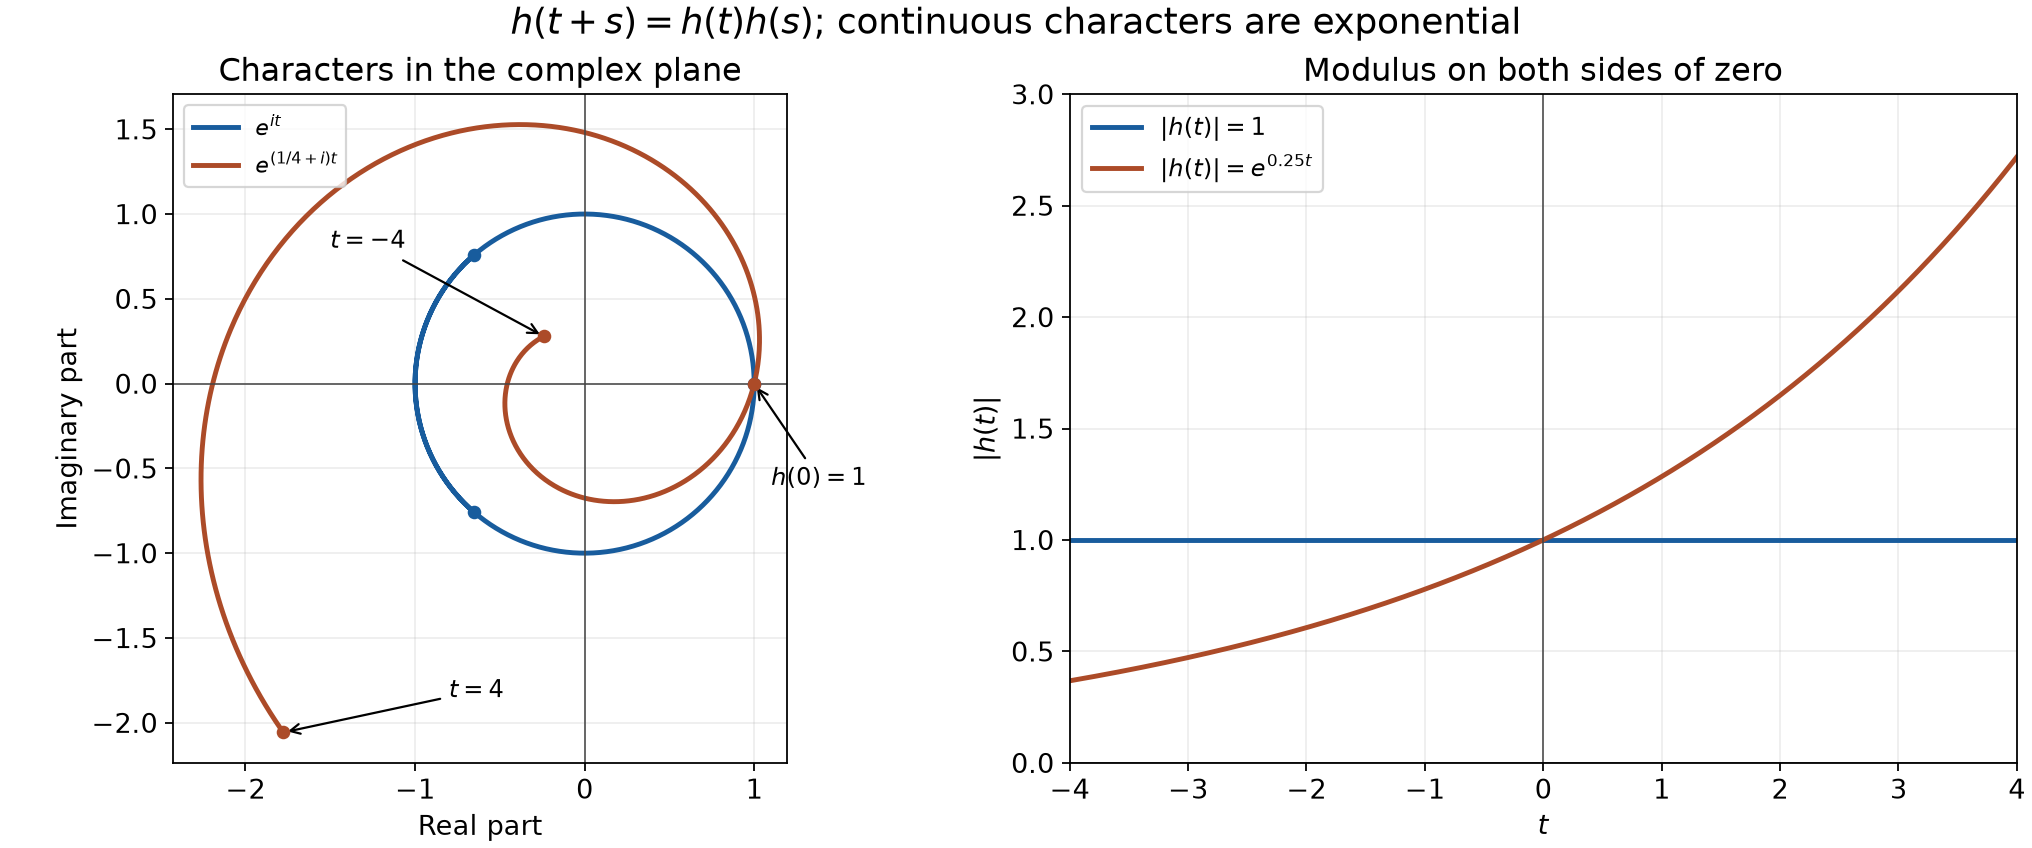

Python code for this plot:
"""Exponential characters and exact modulus, CC0.
GPT-6 Astra (OpenAI). AN01-U040 Theorem 0.2 and Solution 9.
"""
from pathlib import Path
import numpy as np
import matplotlib
matplotlib.use('Agg')
import matplotlib.pyplot as plt
out=Path(__file__).resolve().parent
if out.name=='work':out=out/'advanced-U184-20261020/new'
out.mkdir(parents=True,exist_ok=True)
plt.rcParams.update({'font.size':12,'svg.hashsalt':'AN01-exponential-character-growth'})
fig,axes=plt.subplots(1,2,figsize=(12.7,5.3),layout='constrained')
t=np.linspace(-4,4,801)
for a,col,lab in [(0,'#185c9d',r'$e^{it}$'),(.25,'#ac4b28',r'$e^{(1/4+i)t}$')]:
    z=np.exp((a+1j)*t)
    axes[0].plot(z.real,z.imag,lw=2.2,color=col,label=lab)
    axes[1].plot(t,np.exp(a*t),lw=2.2,color=col,label=rf'$|h(t)|=e^{{{a:g}t}}$' if a else r'$|h(t)|=1$')
    for v in [-4,0,4]:
        w=np.exp((a+1j)*v)
        axes[0].scatter([w.real],[w.imag],color=col,s=26,zorder=4)
axes[0].annotate(r'$t=-4$',xy=(np.exp(-1-4j).real,np.exp(-1-4j).imag),xytext=(-1.5,.8),arrowprops={'arrowstyle':'->'},fontsize=11)
axes[0].annotate(r'$t=4$',xy=(np.exp(1+4j).real,np.exp(1+4j).imag),xytext=(-.8,-1.85),arrowprops={'arrowstyle':'->'},fontsize=11)
axes[0].annotate(r'$h(0)=1$',xy=(1,0),xytext=(1.1,-.6),arrowprops={'arrowstyle':'->'},fontsize=11)
axes[0].set(xlabel='Real part',ylabel='Imaginary part',title=r'Characters in the complex plane',aspect='equal')
axes[0].legend(loc='upper left',fontsize=10)
axes[1].set(xlabel=r'$t$',ylabel=r'$|h(t)|$',title=r'Modulus on both sides of zero',xlim=(-4,4),ylim=(0,3))
axes[1].legend(loc='upper left',fontsize=11)
for ax in axes:
    ax.grid(alpha=.22);ax.axhline(0,color='#444444',lw=.7);ax.axvline(0,color='#444444',lw=.7)
fig.suptitle(r'$h(t+s)=h(t)h(s)$; continuous characters are exponential',fontsize=16)
for ext in ['png','svg']:
    p=out/('exponential-character-growth.'+ext)
    fig.savefig(p,dpi=160,metadata={'Date':None} if ext=='svg' else {})
    if ext=='svg':p.write_text('\n'.join(line.rstrip() for line in p.read_text().splitlines())+'\n',encoding='utf-8',newline='\n')
if out.name=='new':(out/'exponential-character-growth.py').write_bytes(Path(__file__).read_bytes())
